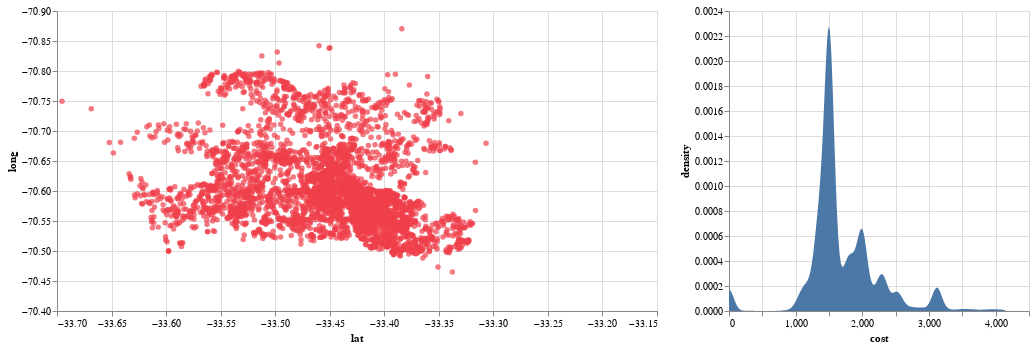

Write notebook code for a chart like this one.
### Code cell
data = remove_outlayers(df.sample(5000)[columns], 'cost', True)
# interval selection in the scatter plot
pts = alt.selection(type="interval", encodings=["x"])

# left panel: scatter plot
points = alt.Chart().mark_point(
  filled=True, color=PALETTE_ALT[1],
).encode(
  #x='lat:Q', y='long:Q'
  x=alt.X('lat', type='quantitative', scale=alt.Scale(domain=(-33.70, -33.15))),
  y=alt.Y('long',type='quantitative', scale=alt.Scale(domain=(-70.4, -70.9))),
).transform_filter(pts).properties(width=600, height=300)

# right panel: histogram
mag = alt.Chart(data=data[columns]).transform_density(density="cost",as_=['cost', 'density']).mark_area().encode(
  x='cost:Q', y='density:Q'
).properties(width=300, height=300).add_selection(pts)

alt.hconcat(points, mag, data=data[columns])

### Figure 1 — Vega-Lite specification as saved in the notebook (floating-point values rounded to 4 significant figures; data arrays with more than 128 entries replaced by an {"elided": "..."} marker saying what was removed)
{"config": {"view": {"continuousWidth": 400, "continuousHeight": 300}}, "hconcat": [{"mark": {"type": "point", "color": "#EF404B", "filled": true}, "encoding": {"x": {"type": "quantitative", "field": "lat", "scale": {"domain": [-33.7, -33.15]}}, "y": {"type": "quantitative", "field": "long", "scale": {"domain": [-70.4, -70.9]}}}, "height": 300, "transform": [{"filter": {"selection": "selector139"}}], "width": 600}, {"data": {"name": "data-f99df416725d15702c6873ab1638a6b1"}, "mark": "area", "encoding": {"x": {"type": "quantitative", "field": "cost"}, "y": {"type": "quantitative", "field": "density"}}, "height": 300, "selection": {"selector139": {"type": "interval", "encodings": ["x"]}}, "transform": [{"density": "cost", "as": ["cost", "density"]}], "width": 300}], "data": {"name": "data-f99df416725d15702c6873ab1638a6b1"}, "$schema": "https://vega.github.io/schema/vega-lite/v4.8.1.json", "datasets": {"data-f99df416725d15702c6873ab1638a6b1": {"elided": "4940 records"}}}
